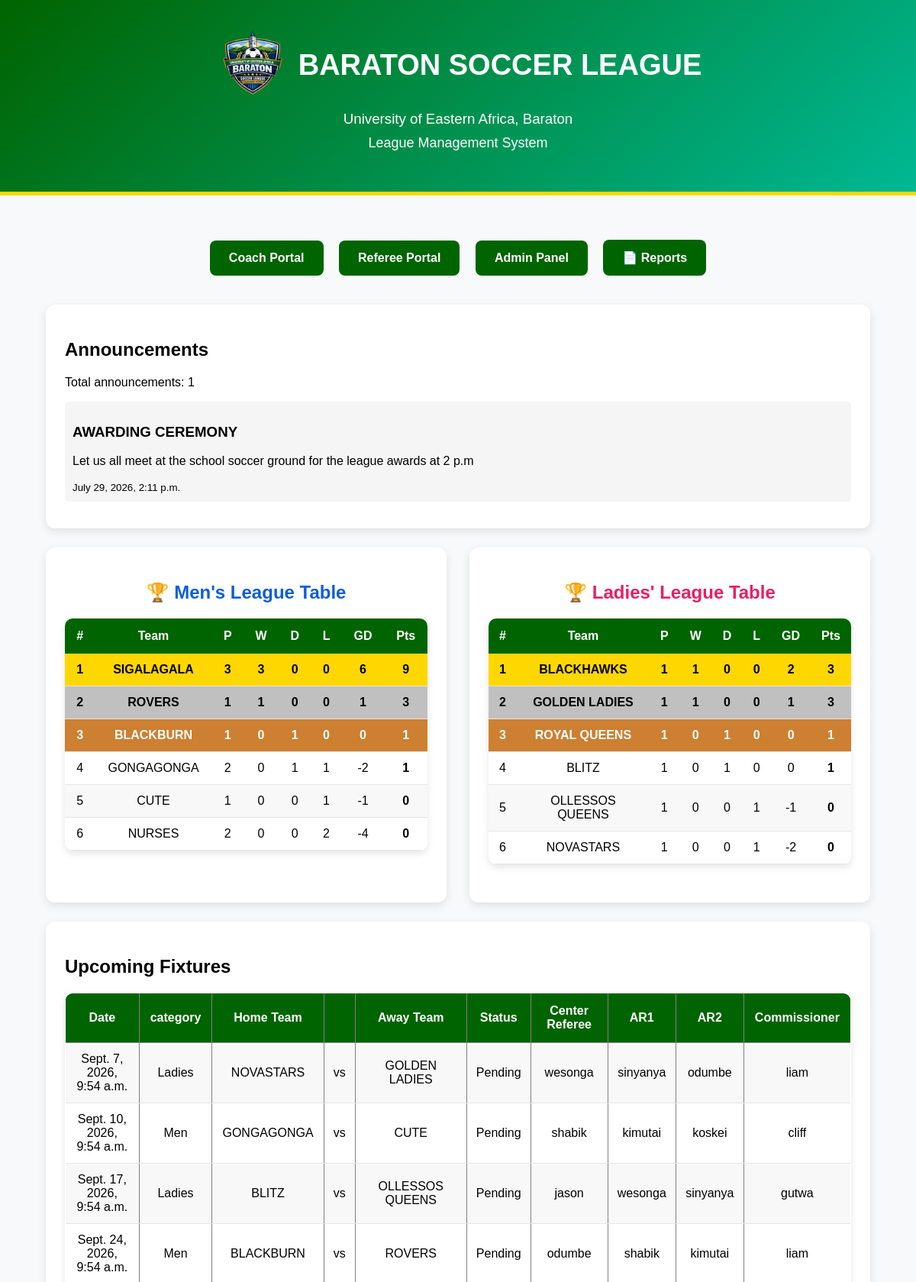
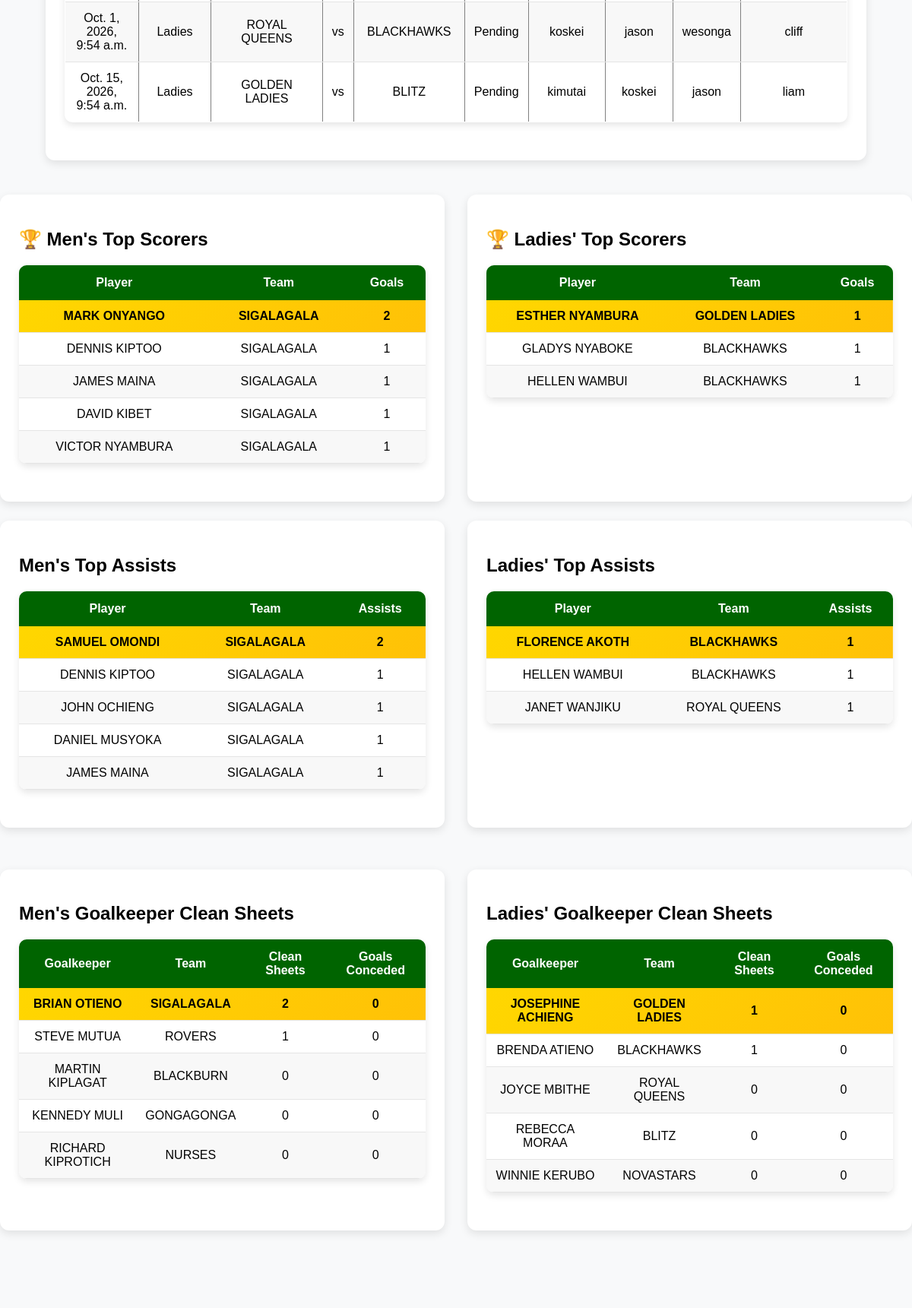
The page / (upper part) on the database its author committed (2 pictures, top to bottom).
### notifications/models.py (models this page shows, shortened)
class Announcement(models.Model):
    AUDIENCE_CHOICES = (
        ('all', 'All Users'),
        ('coaches', 'Coaches Only'),
        ('referees', 'Referees Only'),
    )
    audience = models.CharField(
        max_length=20,
        choices=AUDIENCE_CHOICES,
        default='all')
    title = models.CharField(max_length=200)
    message = models.TextField()
    created_at = models.DateTimeField(auto_now_add=True)

### teams/models.py (models this page shows)
class Team(models.Model):
    CATEGORY_CHOICES = (
        ('Men', 'Men'),
        ('Ladies', 'Ladies'),
    )
    name = models.CharField(max_length=100)
    coach = models.ForeignKey(
    settings.AUTH_USER_MODEL,
    on_delete=models.SET_NULL,
    null=True,
    blank=True,
    limit_choices_to={'role': 'coach'}
)
    phone_number = models.CharField(
        max_length=15,
        blank=True,
        null=True
    )
    category = models.CharField(
        max_length=10,
        choices=CATEGORY_CHOICES,
        default='Men'
    )
    played = models.IntegerField(default=0)
    wins = models.IntegerField(default=0)
    draws = models.IntegerField(default=0)
    losses = models.IntegerField(default=0)
    goals_scored = models.IntegerField(default=0)
    goals_conceded = models.IntegerField(default=0)
    goal_difference = models.IntegerField(default=0)
    points = models.IntegerField(default=0)
    def __str__(self):
        return self.name

### matches/models.py (models this page shows, shortened)
class Match(models.Model):
    STATUS_CHOICES = (
        ('Pending', 'Pending'),
        ('Live', 'Live'),
        ('Completed', 'Completed'),
    )
    home_team = models.ForeignKey(
        'teams.Team',
        on_delete=models.CASCADE,
        related_name='home_matches'
    )
    away_team = models.ForeignKey(
        'teams.Team',
        on_delete=models.CASCADE,
        related_name='away_matches'
    )
    home_score = models.IntegerField(
        default=0
    )
    away_score = models.IntegerField(
        default=0
    )
    center_referee = models.ForeignKey(
    settings.AUTH_USER_MODEL,
    on_delete=models.SET_NULL,
    null=True,
    blank=True,
    related_name='center_referee_matches'
)
    assistant_referee_one = models.ForeignKey(
    settings.AUTH_USER_MODEL,
    on_delete=models.SET_NULL,
    null=True,
    blank=True,
    related_name='assistant_referee_one_matches'
)
    assistant_referee_two = models.ForeignKey(
    settings.AUTH_USER_MODEL,
    on_delete=models.SET_NULL,
    null=True,
    blank=True,
    related_name='assistant_referee_two_matches'
)
    match_commissioner = models.ForeignKey(
    settings.AUTH_USER_MODEL,
    on_delete=models.SET_NULL,
    null=True,
    blank=True,
    related_name='commissioner_matches'
)
    venue = models.CharField(
        max_length=100
    )
    match_date = models.DateTimeField()
    status = models.CharField(
        max_length=20,
        choices=STATUS_CHOICES,
        default='Pending'
    )
    created_at = models.DateTimeField(
        auto_now_add=True
    )

### users/models.py (models this page shows)
class CustomUser(AbstractUser):
    ROLE_CHOICES = (
        ('admin', 'Admin'),
        ('coach', 'Coach'),
        ('referee', 'Referee'),
    )
    role = models.CharField(
        max_length=20,
        choices=ROLE_CHOICES,
        default='coach'
    )
    phone_number = models.CharField(
        max_length=15,
        blank=True,
        null=True
    )
    admin_approved = models.BooleanField(default=False)
    def __str__(self):
        return self.username

### players/models.py (models this page shows, shortened)
class Player(models.Model):
    player_name = models.CharField(max_length=100)
    school_id = models.CharField(max_length=50)
    age = models.IntegerField(default=18)
    jersey_number = models.IntegerField(default=0)
    phone_number = models.CharField(
        max_length=15,
        blank=True,
        null=True
    )
    POSITION_CHOICES = (
        ('Goalkeeper', 'Goalkeeper'),
        ('Defender', 'Defender'),
        ('Midfielder', 'Midfielder'),
        ('Forward', 'Forward'),
    )
    position = models.CharField(
        max_length=20,
        choices=POSITION_CHOICES,
        default='Defender'
    )
    goals = models.IntegerField(default=0)
    assists = models.IntegerField(default=0)
    clean_sheets = models.IntegerField(default=0)
    goal_conceded = models.IntegerField(default=0)
    yellow_cards = models.IntegerField(default=0)
    red_cards = models.IntegerField(default=0)
    is_suspended = models.BooleanField(default=False)
    suspension_matches = models.IntegerField(default=0)
    team = models.ForeignKey(
        'teams.Team',
        on_delete=models.CASCADE,
        related_name='players'
    )

### teams/views.py (the view)
# urls.py: path('', views.home, name='home'),
def home(request):
    men_teams = Team.objects.filter(
        category='Men'
    ).order_by(
        '-points',
        '-goal_difference',
        '-goals_scored'
    )
    ladies_teams = Team.objects.filter(
        category='Ladies'
    ).order_by(
        '-points',
        '-goal_difference',
        '-goals_scored'
    )
    matches = Match.objects.all().order_by('-match_date')[:6]
    fixtures = Match.objects.filter(
        status='Pending'
    ).order_by('match_date')[:6]
    men_top_scorers = Player.objects.filter(
        team__category='Men',
        goals__gt=0
    ).order_by('-goals')[:5]
    ladies_top_scorers = Player.objects.filter(
        team__category='Ladies',
        goals__gt=0
    ).order_by('-goals')[:5]
    men_top_assists = Player.objects.filter(
        team__category='Men',
        assists__gt=0
    ).order_by('-assists')[:5]
    ladies_top_assists = Player.objects.filter(
        team__category='Ladies',
        assists__gt=0
    ).order_by('-assists')[:5]
    men_clean_sheets = Player.objects.filter(
        team__category='Men',
        position='Goalkeeper'
    ).order_by(
        '-clean_sheets',
        'goal_conceded'
    )[:5]
    ladies_clean_sheets = Player.objects.filter(
        team__category='Ladies',
        position='Goalkeeper'
    ).order_by(
        '-clean_sheets',
        'goal_conceded'
    )[:5]
    announcements = Announcement.objects.filter(
        audience='all'
    ).order_by('-created_at')
    context = {
        'men_teams': men_teams,
        'ladies_teams': ladies_teams,
        'matches': matches,
        'fixtures': fixtures,
        'men_top_scorers': men_top_scorers,
        'ladies_top_scorers': ladies_top_scorers,
        'men_top_assists': men_top_assists,
        'ladies_top_assists': ladies_top_assists,
        'men_clean_sheets': men_clean_sheets,
        'ladies_clean_sheets': ladies_clean_sheets,
        'announcements': announcements,
    }
    return render(request, 'core/home.html', context)

### templates/core/home.html (shortened to what this page needs)
{% load static %}
<!DOCTYPE html>
<html>
<head>
</head>
<body>
<header>
    <h1
    style="display:flex;align-items:center;justify-content:center;gap:10px;">
        <img src="{% static 'images/logo.png' %}"
            alt="Baraton Soccer League Logo"
            style="width:100px;height:100px;">
        BARATON SOCCER LEAGUE
    </h1>
    <h3>University of Eastern Africa, Baraton</h3>
    <p>
        League Management System
    </p>
</header>
<div class="container">
    <div class="buttons">
        <a href="/login/" class="btn">
            Coach Portal
        </a>
        <a href="/referee-login-page/" class="btn">
            Referee  Portal
        </a>
        <a href="/admin/" class="btn">
            Admin Panel
        </a>
        <a href="/reports/" class="btn">
            📄 Reports
        </a>
    </div>
    <div class="section">
        <h2>Announcements</h2>
        <p>Total announcements: {{ announcements|length  }}</p>
        {% for announcement in announcements %}
            <div style="background:#f5f5f5; padding:10px; margin-bottom:10px;
            border-radius:5px;">
                <h3>{{ announcement.title }}</h3>
                <p>{{ announcement.message }}</p>
                <small>{{ announcement.created_at }}</small>
            </div>
        {% empty %}
            <p>No announcements available.</p>
        {% endfor %}
        </div>
    <div style="display:flex; gap:30px; flex-wrap:wrap;">
    <div class="section" style="flex:1; min-width:450px;">
        <h2 style="text-align:center; color:#0b5ed7;">🏆 Men's League Table</h2>
        <table>
            <tr>
                <th>#</th>
                <th>Team</th>
                <th>P</th>
                <th>W</th>
                <th>D</th>
                <th>L</th>
                <th>GD</th>
                <th>Pts</th>
            </tr>
            {% for team in men_teams %}
            <tr
            {% if forloop.counter == 1 %}
            style="background:#FFD700; font-weight:bold;"
            {% elif forloop.counter == 2 %}
            style="background:#C0C0C0; font-weight:bold;"
            {% elif forloop.counter == 3 %}
            style="background:#CD7F32; color:white; font-weight:bold;"
            {% endif %}
            >
                <td>{{ forloop.counter }}</td>
                <td>{{ team.name }}</td>
                <td>{{ team.played }}</td>
                <td>{{ team.wins }}</td>
                <td>{{ team.draws }}</td>
                <td>{{ team.losses }}</td>
                <td>{{ team.goal_difference }}</td>
                <td><strong>{{ team.points }}</strong></td>
            </tr>
            {% endfor %}
        </table>
    </div>
    <div class="section" style="flex:1; min-width:450px;">
        <h2 style="text-align:center; color:#e91e63;">🏆 Ladies' League Table</h2>
        <table>
            <tr>
                <th>#</th>
                <th>Team</th>
                <th>P</th>
                <th>W</th>
                <th>D</th>
                <th>L</th>
                <th>GD</th>
                <th>Pts</th>
            </tr>
            {% for team in ladies_teams %}
            <tr
            {% if forloop.counter == 1 %}
            style="background:#FFD700; font-weight:bold;"
            {% elif forloop.counter == 2 %}
            style="background:#C0C0C0; font-weight:bold;"
            {% elif forloop.counter == 3 %}
            style="background:#CD7F32; color:white; font-weight:bold;"
            {% endif %}
            >
                <td>{{ forloop.counter }}</td>
                <td>{{ team.name }}</td>
                <td>{{ team.played }}</td>
                <td>{{ team.wins }}</td>
                <td>{{ team.draws }}</td>
                <td>{{ team.losses }}</td>
                <td>{{ team.goal_difference }}</td>
                <td><strong>{{ team.points }}</strong></td>
            </tr>
            {% endfor %}
        </table>
    </div>
</div>
    <div class="section">
        <h2>Upcoming Fixtures</h2>
<table border="1" cellpadding="10" cellspacing="0">
    <tr>
        <th>Date</th>
        <th>category</th>
        <th>Home Team</th>
        <th></th>
        <th>Away Team</th>
        <th>Status</th>
        <th>Center Referee</th>
        <th>AR1</th>
        <th>AR2</th>
        <th>Commissioner</th>
    </tr>
    {% for match in fixtures %}
    <tr>
        <td>{{ match.match_date }}</td>
        <td>{{match.home_team.category }}</td>
        <td>{{ match.home_team }}</td>
        <td>vs</td>
        <td>{{ match.away_team }}</td>
        <td>{{ match.status }}</td>
        <td>{{ match.center_referee }}</td>
        <td>{{ match.assistant_referee_one }}</td>
        <td>{{ match.assistant_referee_two }}</td>
        <td>{{ match.match_commissioner }}</td>
    </tr>
    {% empty %}
    <tr>
        <td colspan="5">No upcoming fixtures</td>
    </tr>
    {% endfor %}
</table>
    </div>
</div>
<div style="display:flex; gap:30px; flex-wrap:wrap;">
    <div class="section" style="flex:1; min-width:450px;">
    <h2>🏆 Men's Top Scorers</h2>
    <table>
        <tr>
            <th>Player</th>
            <th>Team</th>
            <th>Goals</th>
        </tr>
        {% for player in men_top_scorers %}
        <tr
        {% if forloop.counter == 1 %}
        style="background:linear-gradient(135deg,#FFD700,#FFC107); color:#000; font-weight:bold;"
        {% endif %}
        >
            <td>{{ player.player_name }}</td>
            <td>{{player.team}}</td>
            <td>{{ player.goals }}</td>
        </tr>
        {% endfor %}
    </table>
</div>
<div class="section" style="flex:1; min-width:450px;">
    <h2>🏆 Ladies' Top Scorers</h2>
    <table>
        <tr>
            <th>Player</th>
            <th>Team</th>
            <th>Goals</th>
        </tr>
        {% for player in ladies_top_scorers %}
        <tr
        {% if forloop.counter == 1 %}
        style="background:linear-gradient(135deg,#FFD700,#FFC107); color:#000; font-weight:bold;"
        {% endif %}
        >
            <td>{{ player.player_name }}</td>
            <td>{{player.team}}</td>
            <td>{{ player.goals }}</td>
        </tr>
        {% endfor %}
    </table>
</div>
</div>
<div style="display:flex; gap:30px; flex-wrap:wrap;">
    <div class="section" style="flex:1; min-width:450px;">
        <h2>Men's Top Assists</h2>
    <table>
        <tr>
            <th>Player</th>
            <th>Team</th>
            <th>Assists</th>
        </tr>
        {% for player in men_top_assists %}
        <tr
        {% if forloop.counter == 1 %}
        style="background:linear-gradient(135deg,#FFD700,#FFC107); color:#000; font-weight:bold;"
        {% endif %}
        >
            <td>{{ player.player_name }}</td>
            <td>{{ player.team }}</td>
            <td>{{ player.assists }}</td>
        </tr>
        {% endfor %}
    </table>
</div>
<div class="section" style="flex:1; min-width:450px;">
        <h2>Ladies' Top Assists</h2>
    <table>
        <tr>
            <th>Player</th>
            <th>Team</th>
            <th>Assists</th>
        </tr>
        {% for player in ladies_top_assists %}
        <tr
        {% if forloop.counter == 1 %}
        style="background:linear-gradient(135deg,#FFD700,#FFC107); color:#000; font-weight:bold;"
        {% endif %}
        >
            <td>{{ player.player_name }}</td>
            <td>{{ player.team }}</td>
            <td>{{ player.assists }}</td>
        </tr>
        {% endfor %}
    </table>
</div>
<div class="section" style="flex:1; min-width:450px;">
    <h2>Men's Goalkeeper Clean Sheets</h2>
    <table>
        <tr>
            <th>Goalkeeper</th>
            <th>Team</th>
            <th>Clean Sheets</th>
            <th>Goals Conceded</th>
        </tr>
        {% for player in men_clean_sheets %}
        <tr
        {% if forloop.counter == 1 %}
        style="background:linear-gradient(135deg,#FFD700,#FFC107); color:#000; font-weight:bold;"
        {% endif %}
        >
            <td>{{ player.player_name }}</td>
            <td>{{ player.team }}</td>
            <td>{{ player.clean_sheets }}</td>
            <td>{{ player.goal_conceded }}</td>
        </tr>
        {% endfor %}
    </table>
</div>
<div class="section" style="flex:1; min-width:450px;">
    <h2>Ladies' Goalkeeper Clean Sheets</h2>
    <table>
        <tr>
            <th>Goalkeeper</th>
            <th>Team</th>
            <th>Clean Sheets</th>
            <th>Goals Conceded</th>
        </tr>
        {% for player in ladies_clean_sheets %}
        <tr
        {% if forloop.counter == 1 %}
        style="background:linear-gradient(135deg,#FFD700,#FFC107); color:#000; font-weight:bold;"
        {% endif %}
        >
            <td>{{ player.player_name }}</td>
            <td>{{ player.team }}</td>
            <td>{{ player.clean_sheets }}</td>
            <td>{{ player.goal_conceded }}</td>
        </tr>
        {% endfor %}
    </table>
</div>
<div style="margin-top:60px;">
</div>
</body>
</html>

### rows shown on the page
Announcement: title "AWARDING CEREMONY", message "Let us all meet at the school soccer ground for the league awards at 2 p.m", created_at "July 29, 2026, 2:11 p.m."
Team: name "SIGALAGALA", played "3", wins "3", draws "0", losses "0", goal_difference "6", points "9"
Team: name "ROVERS", played "1", wins "1", draws "0", losses "0", goal_difference "1", points "3"
Team: name "BLACKBURN", played "1", wins "0", draws "1", losses "0", goal_difference "0", points "1"
Team: name "GONGAGONGA", played "2", wins "0", draws "1", losses "1", goal_difference "-2", points "1"
Team: name "CUTE", played "1", wins "0", draws "0", losses "1", goal_difference "-1", points "0"
Team: name "NURSES", played "2", wins "0", draws "0", losses "2", goal_difference "-4", points "0"
Team: name "BLACKHAWKS", played "1", wins "1", draws "0", losses "0", goal_difference "2", points "3"
Team: name "GOLDEN LADIES", played "1", wins "1", draws "0", losses "0", goal_difference "1", points "3"
Team: name "ROYAL QUEENS", played "1", wins "0", draws "1", losses "0", goal_difference "0", points "1"
Team: name "BLITZ", played "1", wins "0", draws "1", losses "0", goal_difference "0", points "1"
Team: name "OLLESSOS QUEENS", played "1", wins "0", draws "0", losses "1", goal_difference "-1", points "0"
Team: name "NOVASTARS", played "1", wins "0", draws "0", losses "1", goal_difference "-2", points "0"
Match: match_date "Sept. 7, 2026, 9:54 a.m.", home_team.category "Ladies", home_team "NOVASTARS", away_team "GOLDEN LADIES", status "Pending", center_referee "wesonga", assistant_referee_one "sinyanya", assistant_referee_two "odumbe", match_commissioner "liam"
Match: match_date "Sept. 10, 2026, 9:54 a.m.", home_team.category "Men", home_team "GONGAGONGA", away_team "CUTE", status "Pending", center_referee "shabik", assistant_referee_one "kimutai", assistant_referee_two "koskei", match_commissioner "cliff"
Match: match_date "Sept. 17, 2026, 9:54 a.m.", home_team.category "Ladies", home_team "BLITZ", away_team "OLLESSOS QUEENS", status "Pending", center_referee "jason", assistant_referee_one "wesonga", assistant_referee_two "sinyanya", match_commissioner "gutwa"
Match: match_date "Sept. 24, 2026, 9:54 a.m.", home_team.category "Men", home_team "BLACKBURN", away_team "ROVERS", status "Pending", center_referee "odumbe", assistant_referee_one "shabik", assistant_referee_two "kimutai", match_commissioner "liam"
Match: match_date "Oct. 1, 2026, 9:54 a.m.", home_team.category "Ladies", home_team "ROYAL QUEENS", away_team "BLACKHAWKS", status "Pending", center_referee "koskei", assistant_referee_one "jason", assistant_referee_two "wesonga", match_commissioner "cliff"
Match: match_date "Oct. 15, 2026, 9:54 a.m.", home_team.category "Ladies", home_team "GOLDEN LADIES", away_team "BLITZ", status "Pending", center_referee "kimutai", assistant_referee_one "koskei", assistant_referee_two "jason", match_commissioner "liam"
Player: player_name "MARK ONYANGO", team "SIGALAGALA", goals "2"
Player: player_name "DENNIS KIPTOO", team "SIGALAGALA", goals "1", assists "1"
Player: player_name "JAMES MAINA", team "SIGALAGALA", goals "1", assists "1"
Player: player_name "DAVID KIBET", team "SIGALAGALA", goals "1"
Player: player_name "VICTOR NYAMBURA", team "SIGALAGALA", goals "1"
Player: player_name "ESTHER NYAMBURA", team "GOLDEN LADIES", goals "1"
Player: player_name "GLADYS NYABOKE", team "BLACKHAWKS", goals "1"
Player: player_name "HELLEN WAMBUI", team "BLACKHAWKS", goals "1", assists "1"
Player: player_name "SAMUEL OMONDI", team "SIGALAGALA", assists "2"
Player: player_name "JOHN OCHIENG", team "SIGALAGALA", assists "1"
Player: player_name "DANIEL MUSYOKA", team "SIGALAGALA", assists "1"
Player: player_name "FLORENCE AKOTH", team "BLACKHAWKS", assists "1"
Player: player_name "JANET WANJIKU", team "ROYAL QUEENS", assists "1"
Player: player_name "BRIAN OTIENO", team "SIGALAGALA", clean_sheets "2", goal_conceded "0"
Player: player_name "STEVE MUTUA", team "ROVERS", clean_sheets "1", goal_conceded "0"
Player: player_name "MARTIN KIPLAGAT", team "BLACKBURN", clean_sheets "0", goal_conceded "0"
Player: player_name "KENNEDY MULI", team "GONGAGONGA", clean_sheets "0", goal_conceded "0"
Player: player_name "RICHARD KIPROTICH", team "NURSES", clean_sheets "0", goal_conceded "0"
Player: player_name "JOSEPHINE ACHIENG", team "GOLDEN LADIES", clean_sheets "1", goal_conceded "0"
Player: player_name "BRENDA ATIENO", team "BLACKHAWKS", clean_sheets "1", goal_conceded "0"
Player: player_name "JOYCE MBITHE", team "ROYAL QUEENS", clean_sheets "0", goal_conceded "0"
Player: player_name "REBECCA MORAA", team "BLITZ", clean_sheets "0", goal_conceded "0"
Player: player_name "WINNIE KERUBO", team "NOVASTARS", clean_sheets "0", goal_conceded "0"

### other values the page prints
{{ announcements|length }} "1"
